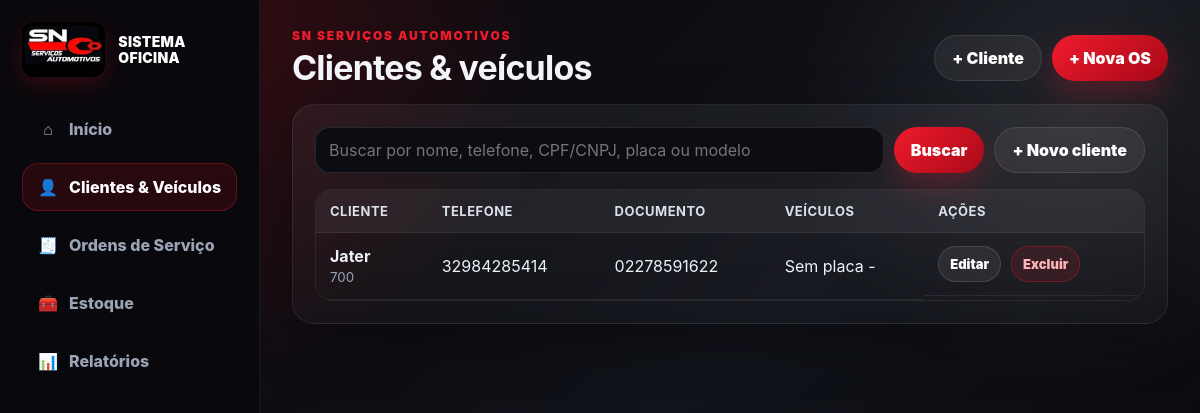
Before: /clientes with the older database file.
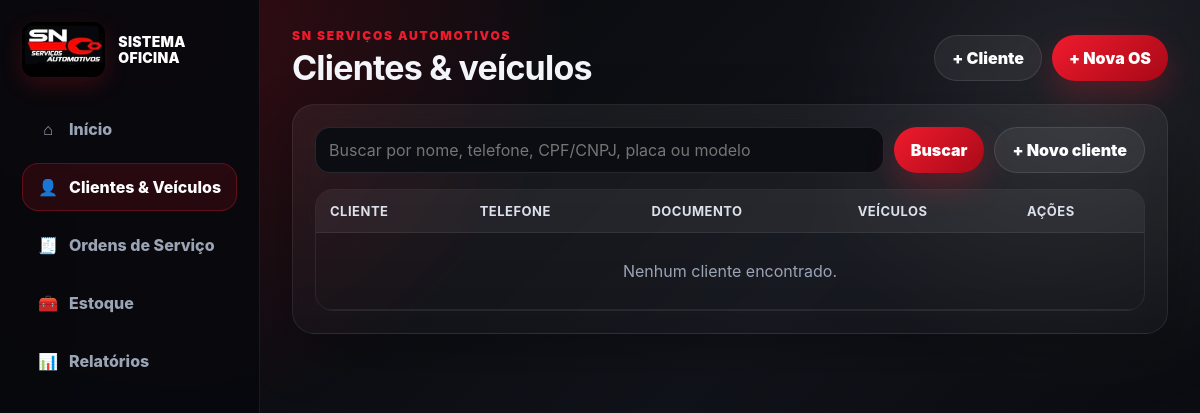
After: the same page with the newer database file.
### tables this page shows
CREATE TABLE clients (
            id INTEGER PRIMARY KEY AUTOINCREMENT,
            name TEXT NOT NULL,
            phone TEXT,
            document TEXT,
            address TEXT,
            created_at TEXT NOT NULL
        );

### app.py (the view)
@app.route("/clientes")
def clients():
    q = request.args.get("q", "").strip()
    sql = """
        SELECT c.*, COUNT(v.id) AS vehicles_count,
               GROUP_CONCAT(COALESCE(NULLIF(v.plate, ''), 'Sem placa') || ' - ' || COALESCE(v.model, ''), ' | ') AS vehicles
        FROM clients c
        LEFT JOIN vehicles v ON v.client_id = c.id
    """
    args: tuple[Any, ...] = ()
    if q:
        sql += " WHERE c.name LIKE ? OR c.phone LIKE ? OR c.document LIKE ? OR v.plate LIKE ? OR v.model LIKE ?"
        like = f"%{q}%"
        args = (like, like, like, like, like)
    sql += " GROUP BY c.id ORDER BY c.name"
    rows = query_all(sql, args)
    return render_template("clients.html", clients=rows, q=q)

### app.py (called while the page is built)
def get_db() -> sqlite3.Connection:
    if "db" not in g:
        conn = sqlite3.connect(DATABASE)
        conn.row_factory = sqlite3.Row
        g.db = conn
    return g.db

def query_one(sql: str, args: tuple[Any, ...] = ()) -> sqlite3.Row | None:
    return get_db().execute(sql, args).fetchone()

def query_all(sql: str, args: tuple[Any, ...] = ()) -> list[sqlite3.Row]:
    return get_db().execute(sql, args).fetchall()

@app.context_processor
def inject_helpers() -> dict[str, Any]:
    return {
        "money": float_to_money,
        "br_date": br_date,
        "br_datetime": br_datetime,
        "today_iso": today_iso,
    }

@app.before_request
def ensure_db() -> None:
    init_db()

### templates/clients.html (shortened to what this page needs)
{% extends 'base.html' %}
{% block heading %}Clientes & veículos{% endblock %}
{% block content %}
<div class="card">
  <form class="toolbar" method="get">
    <input type="search" name="q" value="{{ q }}" placeholder="Buscar por nome, telefone, CPF/CNPJ, placa ou modelo">
    <button class="btn btn-primary" type="submit">Buscar</button>
    <a class="btn btn-ghost" href="{{ url_for('client_new') }}">+ Novo cliente</a>
  </form>
  <div class="table-wrap">
    <table>
      <thead><tr><th>Cliente</th><th>Telefone</th><th>Documento</th><th>Veículos</th><th>Ações</th></tr></thead>
      <tbody>
        {% for client in clients %}
        <tr>
          <td data-label="Cliente"><strong>{{ client.name }}</strong><br><small>{{ client.address }}</small></td>
          <td data-label="Telefone">{{ client.phone or '-' }}</td>
          <td data-label="Documento">{{ client.document or '-' }}</td>
          <td data-label="Veículos">{{ client.vehicles or 'Nenhum veículo' }}</td>
          <td class="actions" data-label="Ações">
            <a class="mini" href="{{ url_for('client_edit', client_id=client.id) }}">Editar</a>
            <form method="post" action="{{ url_for('client_delete', client_id=client.id) }}" onsubmit="return confirm('Excluir cliente e veículos?')">
              <button class="mini danger" type="submit">Excluir</button>
            </form>
          </td>
        </tr>
        {% else %}
        <tr><td colspan="5" class="empty">Nenhum cliente encontrado.</td></tr>
        {% endfor %}
      </tbody>
    </table>
  </div>
</div>
{% endblock %}

### templates/base.html (shortened to what this page needs)
<!doctype html>
<html lang="pt-BR">
<head>
  <link rel="stylesheet" href="{{ url_for('static', filename='css/style.css') }}">
</head>
<body>
  <aside class="sidebar no-print">
    <a class="brand" href="{{ url_for('dashboard') }}">
      <img src="{{ url_for('static', filename='img/logo.jpeg') }}" alt="SN Serviços Automotivos">
      <span>Sistema Oficina</span>
    </a>
    <nav class="side-nav">
      <a class="{{ 'active' if request.endpoint == 'dashboard' else '' }}" href="{{ url_for('dashboard') }}"><span>⌂</span>Início</a>
      <a class="{{ 'active' if request.endpoint in ['clients','client_new','client_edit'] else '' }}" href="{{ url_for('clients') }}"><span>👤</span>Clientes & Veículos</a>
      <a class="{{ 'active' if request.endpoint in ['orders','order_new','order_edit','order_view'] else '' }}" href="{{ url_for('orders') }}"><span>🧾</span>Ordens de Serviço</a>
      <a class="{{ 'active' if request.endpoint in ['inventory','inventory_edit'] else '' }}" href="{{ url_for('inventory') }}"><span>🧰</span>Estoque</a>
      <a class="{{ 'active' if request.endpoint == 'reports' else '' }}" href="{{ url_for('reports') }}"><span>📊</span>Relatórios</a>
    </nav>
  </aside>
  <main class="main">
    <header class="topbar no-print">
      <div>
        <p class="eyebrow">SN Serviços Automotivos</p>
        <h1>{% block heading %}Painel{% endblock %}</h1>
      </div>
      <div class="top-actions">
        <a class="btn btn-ghost" href="{{ url_for('client_new') }}">+ Cliente</a>
        <a class="btn btn-primary" href="{{ url_for('order_new') }}">+ Nova OS</a>
      </div>
    </header>
    <section class="content">
      {% block content %}{% endblock %}
    </section>
  </main>
</body>
</html>

### static/css/style.css (style rules this page uses)
:root { --bg:#08090d; --panel:#11131a; --panel-2:#171a23; --glass:rgba(255,255,255,.055); --glass-2:rgba(255,255,255,.025); --text:#f4f6fb; --muted:#9ba4b5; --line:#272c38; --red:#ef1b2d; --red-2:#a90918; --white:#ffffff; --green:#25d366; --yellow:#ffcc4d; --shadow:0 18px 55px rgba(0,0,0,.28); --shadow-soft:0 12px 35px rgba(0,0,0,.22); --radius:22px; --safe-bottom:env(safe-area-inset-bottom,0px); --safe-top:env(safe-area-inset-top,0px); }
* { box-sizing:border-box;-webkit-tap-highlight-color:transparent }
html { width:100%;min-width:0;overflow-x:hidden;background:#050507 }
body { margin:0; width:100%; min-width:0; min-height:100vh; overflow-x:hidden; font-family:Inter,system-ui,-apple-system,BlinkMacSystemFont,"Segoe UI",sans-serif; color:var(--text); background: radial-gradient(circle at 12% 0%,rgba(239,27,45,.22),transparent 32%), radial-gradient(circle at 90% 14%,rgba(255,255,255,.08),transparent 22%), linear-gradient(135deg,#050507 0%,#11131a 54%,#06070a 100%); }
a { color:inherit;text-decoration:none }
button,input,textarea,select { font:inherit }
button { touch-action:manipulation }
img { max-width:100%;display:block }
.sidebar { position:fixed; inset:0 auto 0 0; width:260px; background:rgba(8,9,13,.94); border-right:1px solid rgba(255,255,255,.08); padding:22px; display:flex; flex-direction:column; gap:28px; z-index:5; backdrop-filter:blur(14px); }
.brand { display:flex;align-items:center;gap:13px;font-weight:900;letter-spacing:.3px }
.brand img { width:92px;height:55px;object-fit:contain;border-radius:12px;background:#000;padding:3px;box-shadow:0 8px 22px rgba(239,27,45,.18) }
.brand span { font-size:14px;color:#fff;text-transform:uppercase;line-height:1.1 }
.side-nav { display:grid;gap:10px }
.side-nav a { padding:13px 14px;border-radius:16px;color:var(--muted);background:transparent;border:1px solid transparent;display:flex;align-items:center;gap:10px;font-weight:800 }
.side-nav a span { width:22px;text-align:center }
.side-nav a:hover,.side-nav a.active { background:rgba(239,27,45,.13);color:#fff;border-color:rgba(239,27,45,.30) }
.main { margin-left:260px;min-height:100vh;width:calc(100% - 260px) }
.topbar { display:flex;justify-content:space-between;gap:20px;align-items:center;padding:28px 32px 16px }
.eyebrow { margin:0;color:var(--red);text-transform:uppercase;letter-spacing:1.8px;font-size:12px;font-weight:900 }
h1 { margin:4px 0 0;font-size:34px;letter-spacing:-.8px }
.content { padding:0 32px 36px;width:100%;max-width:1480px;margin:0 auto }
.top-actions,.row-actions,.actions { display:flex;gap:10px;align-items:center }
.btn,.mini { border:0;cursor:pointer;border-radius:999px;font-weight:900;display:inline-flex;align-items:center;justify-content:center;white-space:nowrap;transition:.18s ease }
.btn { padding:12px 17px;min-height:46px }
.btn-primary { background:linear-gradient(135deg,var(--red),var(--red-2));color:#fff;box-shadow:0 14px 30px rgba(239,27,45,.24) }
.btn-ghost { background:rgba(255,255,255,.06);border:1px solid rgba(255,255,255,.1);color:#fff }
.card { background:linear-gradient(180deg,var(--glass),var(--glass-2));border:1px solid rgba(255,255,255,.08);border-radius:var(--radius);box-shadow:var(--shadow);padding:22px;margin-bottom:22px;backdrop-filter:blur(10px);min-width:0 }
.table-wrap { overflow:auto;border-radius:18px;border:1px solid rgba(255,255,255,.08);max-width:100%;-webkit-overflow-scrolling:touch }
table { width:100%;border-collapse:collapse;min-width:760px }
th,td { padding:13px 14px;text-align:left;border-bottom:1px solid rgba(255,255,255,.07);vertical-align:middle }
th { color:#dbe0ea;background:rgba(255,255,255,.055);font-size:13px;text-transform:uppercase;letter-spacing:.5px }
td { color:#edf1f8 }
.empty { text-align:center;color:var(--muted);padding:28px!important }
.toolbar { display:flex;gap:10px;align-items:end;flex-wrap:wrap;margin-bottom:16px }
.toolbar input[type=search] { flex:1;min-width:260px }
input,textarea,select { width:100%;border-radius:15px;border:1px solid rgba(255,255,255,.11);background:#0b0d13;color:#fff;padding:12px 13px;outline:none;min-height:46px }

Changed rows visible on the page:
removed clients: name "Jater", address "700", phone "32984285414", document "02278591622", vehicles "Sem placa -"
Other visible differences:
text now shown: "Nenhum cliente encontrado."
